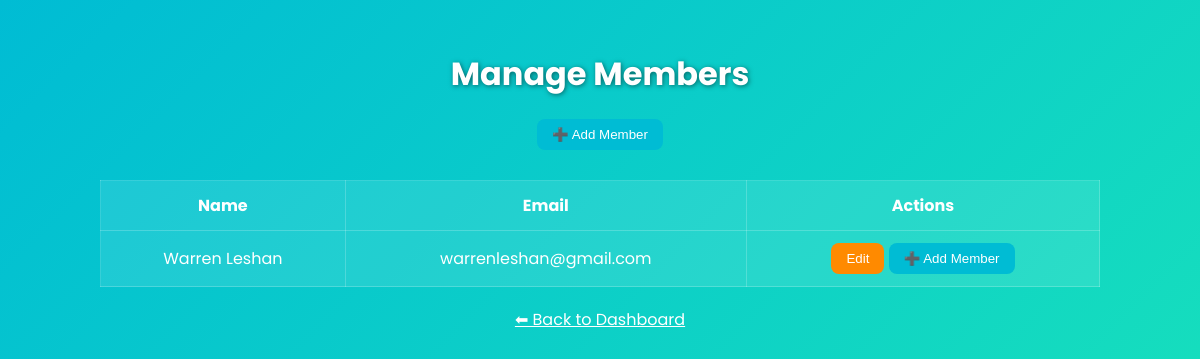
/admin/manage-members (signed in), run on an earlier commit of the app's database.
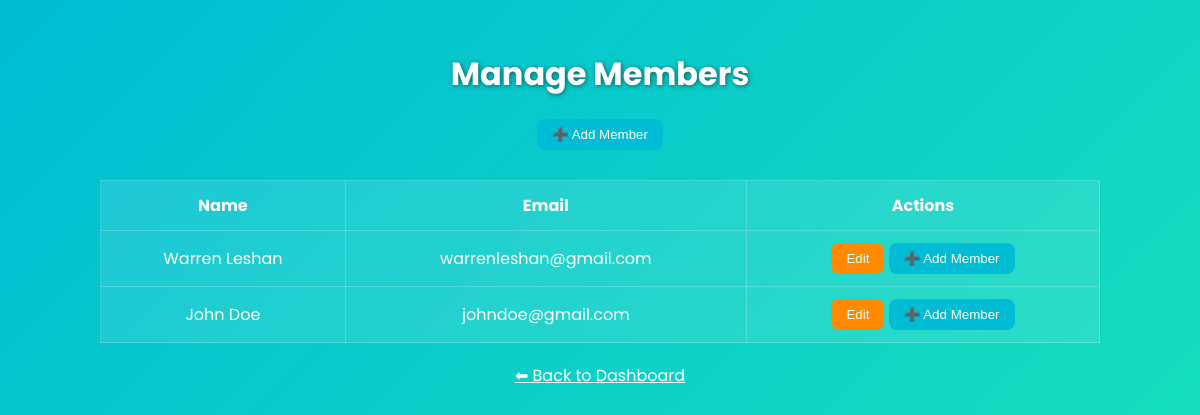
And on a later commit of the database.
### tables this page shows
CREATE TABLE members (
        id INTEGER PRIMARY KEY AUTOINCREMENT,
        fullname TEXT NOT NULL,
        email TEXT UNIQUE NOT NULL,
        password TEXT NOT NULL,
        reset_code TEXT
    );

### app.py (the view)
@app.route("/admin/manage-members")
def admin_manage_members():
    if not session.get("admin_logged_in") or session.get("admin_role") != "pastor":
        return redirect("/admin/login")
    conn = get_db()
    cursor = conn.cursor()
    cursor.execute("SELECT id, fullname, email FROM members ORDER BY id ASC")
    members = cursor.fetchall()
    conn.close()
    return render_template("admin_manage_members.html", members=members)

### app.py (called while the page is built)
def get_db():
    conn = sqlite3.connect("brc_website.db")
    conn.row_factory = sqlite3.Row
    return conn

### templates/admin_manage_members.html (shortened to what this page needs)
<!DOCTYPE html>
<html lang="en">
<head>
</head>
<body>
<div class="container">
  <h1>Manage Members</h1>
  <button class="add">➕ Add Member</button>
<table class="table">
  <tr><th>Name</th><th>Email</th><th>Actions</th></tr>
  {% for m in members %}
  <tr>
    <td>{{ m['fullname'] }}</td>
    <td>{{ m['email'] }}</td>
<td>
  <a href="/admin/member/edit/{{ m['id'] }}"><button class="edit">Edit</button></a>
  <form method="POST" action="/admin/member/delete/{{ m['id'] }}" style="display:inline;">
    <button class="add" onclick="location.href='/admin/member/add'">➕ Add Member</button>
  </form>
</td>
  </tr>
  {% endfor %}
</table>
  <a href="/admin/pastor" style="color:white;display:block;margin-top:20px;">⬅ Back to Dashboard</a>
</div>
</body>
</html>

### templates/admin_manage_members.html (style rules this page uses)
body { margin:0;font-family:'Poppins',sans-serif;background:linear-gradient(135deg,#00bcd4,#1de9b6,#ff8a00,#e52e71);background-size:400% 400%;animation:gradientShift 12s infinite alternate;color:white; }
.container { max-width:1000px;margin:50px auto;text-align:center; }
h1 { text-shadow:1px 1px 5px rgba(0,0,0,0.5); }
.table { width:100%;border-collapse:collapse;margin-top:30px; }
.table th,.table td { padding:12px;background:rgba(255,255,255,0.1);border:1px solid rgba(255,255,255,0.2); }
button { padding:8px 15px;border:none;border-radius:8px;cursor:pointer; }
.add { background:#00bcd4;color:white; }
.edit { background:#ff8a00;color:white; }

What changed in the data, as far as the page shows it:
added members: fullname "John Doe", email "johndoe@gmail.com"
